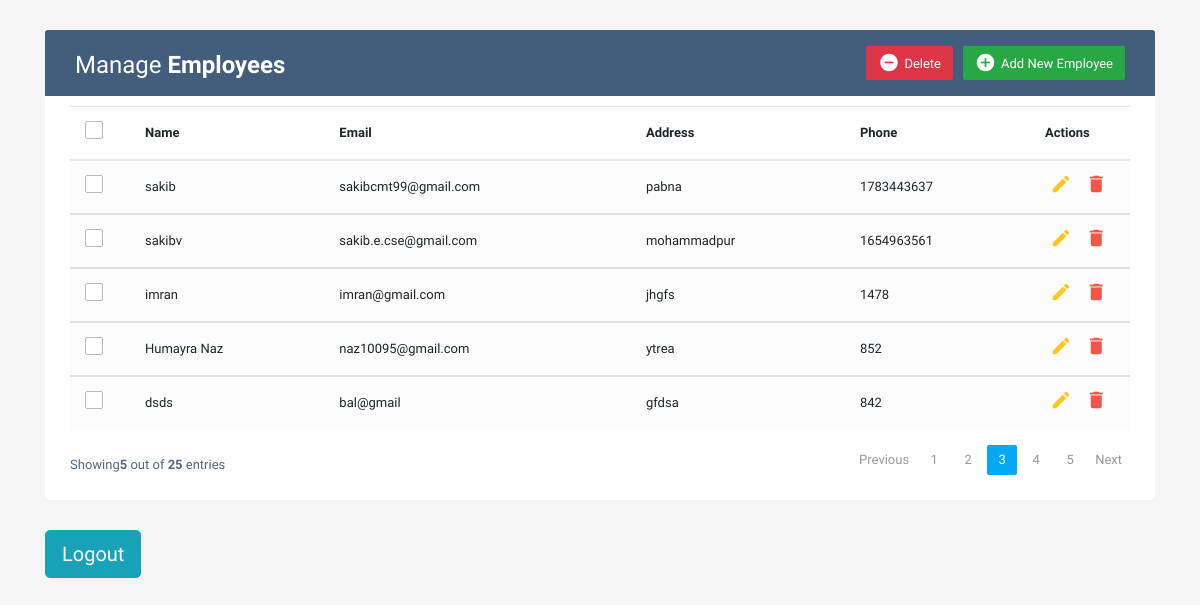
Before: /homePage/ with the older database file.
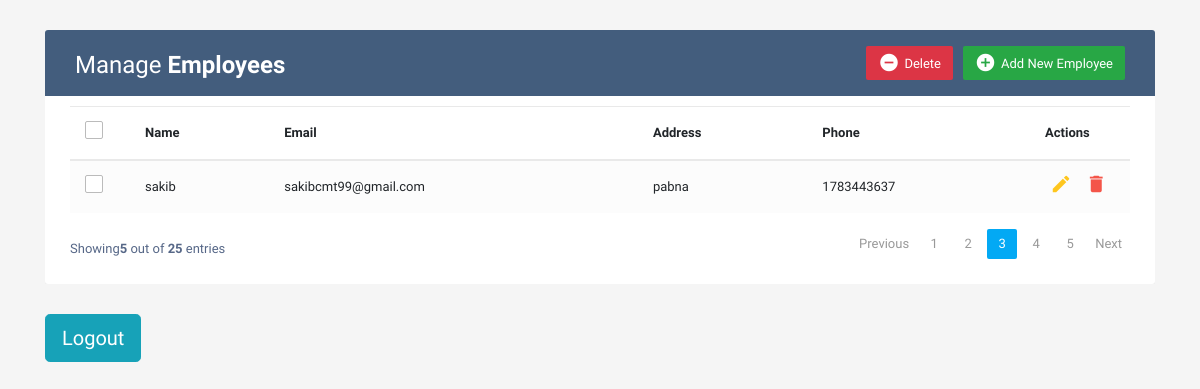
After: the same page with the newer database file.
### myapp/models.py (models this page shows)
class employee(models.Model):
    name=models.CharField(max_length=100)
    email=models.EmailField(max_length=100)
    address=models.TextField()
    phone=models.IntegerField()

### project/views.py (the view)
# urls.py: path('homePage/', views.homePage, name="homePage"),
def homePage(request):
    emp=employee.objects.all()
    return render(request,"home.html",{"emp":emp})

### templates/home.html (shortened to what this page needs)
<!DOCTYPE html>
<html lang="en">
<head>
<link rel="stylesheet" href="https://stackpath.bootstrapcdn.com/bootstrap/4.5.0/css/bootstrap.min.css">
<link rel="stylesheet" href="https://maxcdn.bootstrapcdn.com/font-awesome/4.7.0/css/font-awesome.min.css">
</head>
<body>
<div class="container-xl">
	<div class="table-responsive">
		<div class="table-wrapper">
			<div class="table-title">
				<div class="row">
					<div class="col-sm-6">
						<h2>Manage <b>Employees</b></h2>
					</div>
					<div class="col-sm-6">
						<a href="#addEmployeeModal" class="btn btn-success" data-toggle="modal"><i class="material-icons">&#xE147;</i> <span>Add New Employee</span></a>
						<a href="#deleteEmployeeModal" class="btn btn-danger" data-toggle="modal"><i class="material-icons">&#xE15C;</i> <span>Delete</span></a>
					</div>
				</div>
			</div>
			<table class="table table-striped table-hover">
				<thead>
					<tr>
						<th>
							<span class="custom-checkbox">
								<label for="selectAll"></label>
							</span>
						</th>
						<th>Name</th>
						<th>Email</th>
						<th>Address</th>
						<th>Phone</th>
						<th>Actions</th>
					</tr>
				</thead>
				<tbody>
					{% for i in emp %}
					<tr>
						<td>
							<span class="custom-checkbox">
								<label for="checkbox5"></label>
							</span>
						</td>
						<td>{{i.name}}</td>
						<td>{{i.email}}</td>
						<td>{{i.address}}</td>
						<td>{{i.phone}}</td>
						<td>
							<a href="#editEmployeeModal-{{forloop.counter}}" class="edit" data-toggle="modal"><i class="material-icons" data-toggle="tooltip" title="Edit">&#xE254;</i></a>
							<a href="#deleteEmployeeModal-{{forloop.counter}}" class="delete" data-toggle="modal"><i class="material-icons" data-toggle="tooltip" title="Delete">&#xE872;</i></a>
						</td>
					</tr>
				</tbody>
				{% endfor %}
			</table>
			<div class="clearfix">
				<div class="hint-text">Showing<b>5</b> out of <b>25</b> entries</div>
				<ul class="pagination">
					<li class="page-item disabled"><a href="#">Previous</a></li>
					<li class="page-item"><a href="#" class="page-link">1</a></li>
					<li class="page-item"><a href="#" class="page-link">2</a></li>
					<li class="page-item active"><a href="#" class="page-link">3</a></li>
					<li class="page-item"><a href="#" class="page-link">4</a></li>
					<li class="page-item"><a href="#" class="page-link">5</a></li>
					<li class="page-item"><a href="#" class="page-link">Next</a></li>
				</ul>
			</div>
		</div>
	</div>
</div>
</body>
<div class="container">
    <a href="{% url "logoutPage" %}" class="btn btn-info btn-lg">
        <span class="glyphicon glyphicon-log-out">Logout</span>
      </a>
</html>

### templates/home.html (style rules this page uses)
body { color: #566787; background: #f5f5f5; font-family: 'Varela Round', sans-serif; font-size: 13px; }
.table-responsive { margin: 30px 0; }
.table-wrapper { background: #fff; padding: 20px 25px; border-radius: 3px; min-width: 1000px; box-shadow: 0 1px 1px rgba(0,0,0,.05); }
.table-title { padding-bottom: 15px; background: #435d7d; color: #fff; padding: 16px 30px; min-width: 100%; margin: -20px -25px 10px; border-radius: 3px 3px 0 0; }
.table-title h2 { margin: 5px 0 0; font-size: 24px; }
.table-title .btn { color: #fff; float: right; font-size: 13px; border: none; min-width: 50px; border-radius: 2px; border: none; outline: none !important; margin-left: 10px; }
.table-title .btn i { float: left; font-size: 21px; margin-right: 5px; }
.table-title .btn span { float: left; margin-top: 2px; }
table.table tr th, table.table tr td { border-color: #e9e9e9; padding: 12px 15px; vertical-align: middle; }
table.table tr th:first-child { width: 60px; }
table.table tr th:last-child { width: 100px; }
table.table-striped tbody tr:nth-of-type(odd) { background-color: #fcfcfc; }
table.table td:last-child i { opacity: 0.9; font-size: 22px; margin: 0 5px; }
table.table td a { font-weight: bold; color: #566787; display: inline-block; text-decoration: none; outline: none !important; }
table.table td a.edit { color: #FFC107; }
table.table td a.delete { color: #F44336; }
table.table td i { font-size: 19px; }
.pagination { float: right; margin: 0 0 5px; }
.pagination li a { border: none; font-size: 13px; min-width: 30px; min-height: 30px; color: #999; margin: 0 2px; line-height: 30px; border-radius: 2px !important; text-align: center; padding: 0 6px; }
.pagination li.active a, .pagination li.active a.page-link { background: #03A9F4; }
.hint-text { float: left; margin-top: 10px; font-size: 13px; }
.custom-checkbox { position: relative; }
.custom-checkbox label:before { width: 18px; height: 18px; }
.custom-checkbox label:before { content: ''; margin-right: 10px; display: inline-block; vertical-align: text-top; background: white; border: 1px solid #bbb; border-radius: 2px; box-sizing: border-box; z-index: 2; }

Changed rows visible on the page:
removed employee: name "sakibv", email "sakib.e.cse@gmail.com", address "mohammadpur", phone "1654963561"
removed employee: name "imran", email "imran@gmail.com", address "jhgfs", phone "1478"
removed employee: name "Humayra Naz", email "naz10095@gmail.com", address "ytrea", phone "852"
removed employee: name "dsds", email "bal@gmail", address "gfdsa", phone "842"
